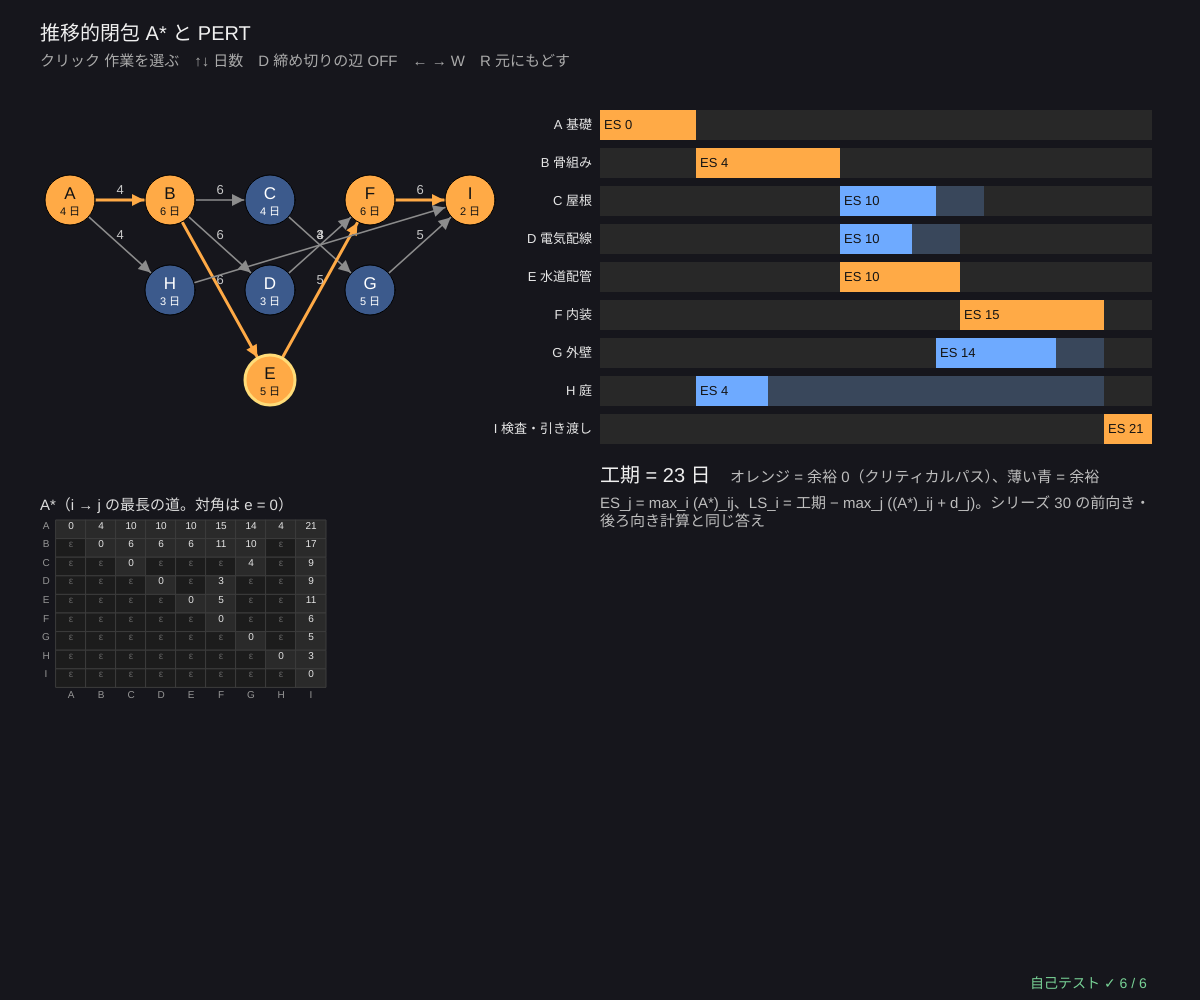
Frame 1 (no input)
Frame 60 (no input): identical to frame 1, image omitted
Frame 120 (the mouse pressed at the canvas centre since frame 60): identical to frame 1, image omitted

The p5.js sketch that drew this single still picture (run headless with seeded random() and noise() and a simulated clock; from frame 60 on, the mouse is pressed at the canvas centre):

// p5.js sketch
// ── sketch.js
// ============================================
// 04 推移的閉包 A* ─ A* = E ⊕ A ⊕ A² ⊕ … ⊕ A^{n−1} の (i, j) = 「i から j へ、何本の辺でもよい道」の最大重み
// 家を建てる作業（シリーズ 30 の 05 PERT と同じデータ）。a_ij = d_i（作業 i が始まって d_i 日後に j が始められる）
//   最早開始 ES_j = max_i (A*)_ij（どこから始めても 0 日目以降）、工期 = max_j (ES_j + d_j)。A* 1 つで全部の答え
//   「I は B の開始から W 日以内に始める」という締め切りは、I → B の重み −W の辺。きつすぎると正の回路 = 無限にお得な回り道 → A* は発散（解なし）
// クリック 作業を選ぶ / ↑↓ 日数 / D 締め切りの辺 ON・OFF / ← → W / R 元にもどす
// ============================================

let acts = [                           // ★ 作業：名前、日数、前の作業（シリーズ 30 の 05 と同じ）
  { id: 'A', name: '基礎', d: 4, pre: [] }, { id: 'B', name: '骨組み', d: 6, pre: ['A'] }, { id: 'C', name: '屋根', d: 4, pre: ['B'] },
  { id: 'D', name: '電気配線', d: 3, pre: ['B'] }, { id: 'E', name: '水道配管', d: 5, pre: ['B'] }, { id: 'F', name: '内装', d: 6, pre: ['D', 'E'] },
  { id: 'G', name: '外壁', d: 5, pre: ['C'] }, { id: 'H', name: '庭', d: 3, pre: ['A'] }, { id: 'I', name: '検査・引き渡し', d: 2, pre: ['F', 'G', 'H'] },
];
const D0 = acts.map((a) => a.d);
let useDeadline = false, deadlineW = 20, sel = 4, pos = [], res = null;   // ★ deadlineW = 締め切り W（日）

function setup() { createCanvas(windowWidth, windowHeight); textWrap(CHAR); selfTest(); layout(); recompute(); }
// ★ 行列 A：a_ij = d_i（i が j の前の作業）。締め切りの辺 I → B は −W
function buildA(list, dl, W) {
  let n = list.length, A = mpMat(n, n), idx = (id) => list.findIndex((a) => a.id === id);
  list.forEach((a, j) => a.pre.forEach((p) => (A[idx(p)][j] = list[idx(p)].d)));
  if (dl) A[idx('I')][idx('B')] = -W;
  return A;
}
// ★ A* から ES・工期・余裕を計算
function schedule(list, A) {
  let st = mpStar(A), n = list.length;
  if (st.positive) return { positive: true, A, star: st.star };
  let ES = list.map((_, j) => Math.max(...st.star.map((r) => r[j])));
  let T = Math.max(...ES.map((e, j) => e + list[j].d));
  let LS = list.map((_, i) => T - Math.max(...list.map((b, j) => mpMul(st.star[i][j], b.d))));
  return { positive: false, A, star: st.star, ES, T, LS };
}
function recompute() { res = schedule(acts, buildA(acts, useDeadline, deadlineW)); }
function layout() {
  let lv = []; acts.forEach((a, i) => (lv[i] = a.pre.length ? Math.max(...a.pre.map((p) => lv[acts.findIndex((b) => b.id === p)] + 1)) : 0));
  let cnt = {}; pos = acts.map((a, i) => { cnt[lv[i]] = (cnt[lv[i]] || 0) + 1; return { x: 70 + lv[i] * 100, y: 200 + (cnt[lv[i]] - 1) * 90 }; });
}

function draw() {
  background(22, 22, 28);
  textAlign(LEFT, BASELINE); noStroke(); fill(240); textSize(20);
  text('推移的閉包 A* と PERT' + (useDeadline ? '　締め切り：I は B の開始から ' + deadlineW + ' 日以内' : ''), 40, 40);
  fill(170); textSize(15); text('クリック 作業を選ぶ　↑↓ 日数　D 締め切りの辺 ' + (useDeadline ? 'ON' : 'OFF') + '　← → W　R 元にもどす', 40, 66);
  // ---- 作業のグラフ
  let A = res.A, crit = (i) => !res.positive && Math.abs(res.LS[i] - res.ES[i]) < 1e-9;
  for (let i = 0; i < acts.length; i++) for (let j = 0; j < acts.length; j++) {
    if (A[i][j] === NEG_INF) continue;
    let neg = A[i][j] < 0, hot = crit(i) && crit(j) && !neg;
    stroke(neg ? color(220, 150, 255) : hot ? color(255, 170, 70) : 140); fill(neg ? color(220, 150, 255) : hot ? color(255, 170, 70) : 140); strokeWeight(hot ? 3 : 1.5);
    let lp = arrowTo(pos[i].x, pos[i].y, pos[j].x, pos[j].y, 26, neg ? 60 : 0);
    noStroke(); fill(neg ? color(220, 150, 255) : 200); textSize(13); textAlign(CENTER, CENTER); text(A[i][j], lp[0], lp[1] - 10);
  }
  acts.forEach((a, i) => {
    stroke(i === sel ? color(255, 220, 120) : 0); strokeWeight(i === sel ? 3 : 1);
    fill(crit(i) ? color(255, 170, 70) : color(60, 90, 140)); circle(pos[i].x, pos[i].y, 50);
    noStroke(); fill(crit(i) ? 20 : 255); textAlign(CENTER, CENTER); textSize(17); text(a.id, pos[i].x, pos[i].y - 6); textSize(11); text(a.d + ' 日', pos[i].x, pos[i].y + 12);
  });
  // ---- A* の表
  let cs = 30, mx = 40, my = 520, n = acts.length;
  fill(220); textSize(15); textAlign(LEFT, BASELINE); text(res.positive ? 'A* は発散（正の回路）' : 'A*（i → j の最長の道。対角は e = 0）', mx, my - 10);
  for (let i = 0; i < n; i++) for (let j = 0; j < n; j++) {
    let v = res.positive ? null : res.star[i][j];
    stroke(60); fill(v === null ? color(80, 30, 40) : v === NEG_INF ? 28 : 42); rect(mx + j * cs + 16, my + i * cs * 0.62, cs, cs * 0.62);
    noStroke(); fill(v === NEG_INF ? 100 : 230); textSize(10); textAlign(CENTER, CENTER); text(v === null ? '∞' : mpFmt(v, 0), mx + (j + 0.5) * cs + 16, my + (i + 0.31) * cs * 0.62);
  }
  fill(150); textSize(10); for (let i = 0; i < n; i++) { text(acts[i].id, mx + 6, my + (i + 0.31) * cs * 0.62); text(acts[i].id, mx + (i + 0.5) * cs + 16, my + n * cs * 0.62 + 8); }
  // ---- ガントチャート
  let gx = width * 0.5, gw = width * 0.46, gy = 110, rh = 38;
  if (res.positive) {
    let cyc = allCycles(A).filter((c) => c.w > 0).reduce((m, c) => (!m || c.w > m.w ? c : m), null);   // allCycles は a_ij を j → i とたどるので、i → j の向きに直す
    if (cyc) cyc = { w: cyc.w, nodes: [cyc.nodes[0]].concat(cyc.nodes.slice(1).reverse()) };
    fill(255, 120, 110); textSize(22); textAlign(LEFT, BASELINE);
    text('正の回路があるので A* は発散 → この締め切りは守れない', gx, gy + 30, gw);
    fill(230); textSize(17);
    if (cyc) text('回路 ' + cyc.nodes.map((v) => acts[v].id).join(' → ') + ' → ' + acts[cyc.nodes[0]].id + ' の重み = +' + cyc.w + '（回るたびに開始が ' + cyc.w + ' 日ずつ遅れる）', gx, gy + 70, gw);
    text('B から I までの最長の道（' + longestBI() + ' 日）> W = ' + deadlineW + ' 日。W を大きくするか、作業を短くする', gx, gy + 130, gw);
  } else {
    let T = res.T, sx = (t) => gx + (t / Math.max(T, 1)) * gw;
    acts.forEach((a, i) => {
      let y = gy + i * rh;
      noStroke(); fill(40); rect(gx, y, gw, rh - 8);
      fill(crit(i) ? color(255, 170, 70) : color(110, 170, 255)); rect(sx(res.ES[i]), y, sx(res.ES[i] + a.d) - sx(res.ES[i]), rh - 8);
      if (!crit(i)) { fill(110, 170, 255, 60); rect(sx(res.ES[i] + a.d), y, sx(res.LS[i] + a.d) - sx(res.ES[i] + a.d), rh - 8); }
      fill(230); textSize(13); textAlign(RIGHT, CENTER); text(a.id + ' ' + a.name, gx - 8, y + (rh - 8) / 2);
      textAlign(LEFT, CENTER); fill(20); text('ES ' + res.ES[i], sx(res.ES[i]) + 4, y + (rh - 8) / 2);
    });
    fill(240); textSize(20); textAlign(LEFT, BASELINE);
    text('工期 = ' + T + ' 日', gx, gy + acts.length * rh + 30);
    fill(190); textSize(15); text('オレンジ = 余裕 0（クリティカルパス）、薄い青 = 余裕', gx + 130, gy + acts.length * rh + 30);
    fill(190); textSize(15);
    text('ES_j = max_i (A*)_ij、LS_i = 工期 − max_j ((A*)_ij + d_j)。シリーズ 30 の前向き・後ろ向き計算と同じ答え', gx, gy + acts.length * rh + 44, gw);
    if (useDeadline) text('締め切り：ES_I − ES_B = ' + (res.ES[8] - res.ES[1]) + ' ≤ W = ' + deadlineW + '（守れている）', gx, gy + acts.length * rh + 100);
  }
  drawSelfTest(width - 170, height - 12);
}
function longestBI() { let A = buildA(acts, false, 0), st = mpStar(A).star; return st[1][8]; }

function mousePressed() { for (let i = 0; i < acts.length; i++) if (Math.hypot(mouseX - pos[i].x, mouseY - pos[i].y) < 26) sel = i; }
function keyPressed() {
  if (key === UP_ARROW) acts[sel].d = Math.min(15, acts[sel].d + 1);
  if (key === DOWN_ARROW) acts[sel].d = Math.max(1, acts[sel].d - 1);
  if (key === 'd' || key === 'D') useDeadline = !useDeadline;
  if (key === RIGHT_ARROW) deadlineW = Math.min(40, deadlineW + 1);
  if (key === LEFT_ARROW) deadlineW = Math.max(0, deadlineW - 1);
  if (key === 'r' || key === 'R') { acts.forEach((a, i) => (a.d = D0[i])); useDeadline = false; deadlineW = 20; }
  recompute();
  return false;
}

// ---- 自己テスト
function floydLongest(A) {                       // 答え合わせ用：フロイド-ワーシャル法（max 版）
  let n = A.length, D = A.map((r, i) => r.map((v, j) => (i === j ? Math.max(0, v) : v)));
  for (let k = 0; k < n; k++) for (let i = 0; i < n; i++) for (let j = 0; j < n; j++) if (D[i][k] !== NEG_INF && D[k][j] !== NEG_INF && D[i][k] + D[k][j] > D[i][j]) D[i][j] = D[i][k] + D[k][j];
  return D;
}
function cpmForward(list) {                       // シリーズ 30 と同じ前向き計算（作業は前の作業が先に並ぶ）
  let ES = [];
  list.forEach((a, j) => (ES[j] = Math.max(0, ...a.pre.map((p) => { let i = list.findIndex((b) => b.id === p); return ES[i] + list[i].d; }))));
  return ES;
}
function selfTest() {
  selfTestResults = [];
  seedRng(4);
  let okF = true, okD = true, okX = true;
  for (let t = 0; t < 40; t++) {
    let n = 4 + (t % 4), A = mpMat(n, n);
    for (let i = 0; i < n; i++) for (let j = 0; j < n; j++) if (i !== j && rnd() < 0.45) A[i][j] = t < 20 ? (i < j ? rndInt(1, 9) : NEG_INF) : rndInt(-9, 4);
    let st = mpStar(A), hasPos = bruteMaxMean(A) > 0;
    if (st.positive !== hasPos) okD = false;
    if (!st.positive) {
      if (!mpVecEq(st.star.flat(), floydLongest(A).flat())) okF = false;
      if (!mpVecEq(st.star.flat(), mpMatAdd(mpEye(n), mpMatMul(A, st.star)).flat())) okX = false;
    }
  }
  check('A* = フロイド-ワーシャル法の最長路（正の回路のない 40 グラフのうち該当分）', okF);
  check('正の回路の検出 = 総当たりで回路の重みが正のものがある', okD);
  check('A* = E ⊕ A ⊗ A*（A* は方程式 X = E ⊕ A ⊗ X の解）', okX);
  let r0 = schedule(acts, buildA(acts, false, 0));
  check('PERT：工期 23 日、ES がシリーズ 30 の前向き計算と一致', r0.T === 23 && r0.ES.every((e, j) => e === cpmForward(acts)[j]));
  let r1 = schedule(acts, buildA(acts, true, 20)), r2 = schedule(acts, buildA(acts, true, 16));
  check('締め切り W = 20 は守れる（ES_I − ES_B ≤ 20）、W = 16 < 17（B→I の最長）は正の回路で発散', !r1.positive && r1.ES[8] - r1.ES[1] <= 20 && r2.positive && longestBI() === 17);
  check('余裕 LS − ES ≥ 0、クリティカルパス A→B→E→F→I', r0.LS.every((l, i) => l - r0.ES[i] >= 0) && ['A', 'B', 'E', 'F', 'I'].every((id) => { let i = acts.findIndex((a) => a.id === id); return r0.LS[i] === r0.ES[i]; }));
  reportSelfTest();
}

// ---------- やってみよう ----------
// 1. E（水道配管）を選んで ↓ で短くしていくと、クリティカルパスはどこで入れかわる？
// 2. D で締め切りの辺を ON にし、← で W を小さくしていこう。何日で「正の回路」になる？ その回路は？
// 3. A* の表の 1 行目（A の行）が、各作業の ES とどう関係しているか確かめよう
// 4. 作業 J「引っ越し」（前の作業 I、1 日）を acts に足してみよう
// 5. 03 の A^{⊗k} と A* のちがいは？（「ちょうど k 本」と「何本でも」）

// ==================================================
// ここから下は「マックスプラスの道具」（中身は読まなくても OK。消さないでね）
// ==================================================
// ---- マックスプラスの数：ε = −∞（「ゼロ」= 起きない・制約なし）、e = 0（「いち」= 待ち時間なし）
const NEG_INF = -Infinity;
function mpAdd(a, b) { return a >= b ? a : b; }                                   // a ⊕ b = max(a, b)
function mpMul(a, b) { return a === NEG_INF || b === NEG_INF ? NEG_INF : a + b; }  // a ⊗ b = a + b（ε があれば ε。−∞ + ∞ を作らない）
function mpFmt(v, d) {                                                             // ε を「ε」と表示（−Infinity を見せない）
  if (v === NEG_INF) return 'ε';
  if (v === Infinity) return '+∞';
  if (typeof v !== 'number' || v !== v) return '?';
  let s = (+v.toFixed(d === undefined ? 1 : d)).toString();
  return s === '-0' ? '0' : s;
}
// ---- マックスプラス行列（配列の配列）。(A ⊗ B)_ij = max_k (a_ik + b_kj)
function mpMat(n, m, v) { return Array.from({ length: n }, () => new Array(m).fill(v === undefined ? NEG_INF : v)); }
function mpEye(n) { let I = mpMat(n, n); for (let i = 0; i < n; i++) I[i][i] = 0; return I; }      // 単位行列 E（対角 e = 0、他は ε）
function mpMatMul(A, B) {
  let n = A.length, m = B[0].length, q = B.length, C = mpMat(n, m);
  for (let i = 0; i < n; i++) for (let k = 0; k < q; k++) {
    let a = A[i][k]; if (a === NEG_INF) continue;
    for (let j = 0; j < m; j++) { let b = B[k][j]; if (b !== NEG_INF && a + b > C[i][j]) C[i][j] = a + b; }
  }
  return C;
}
function mpMatAdd(A, B) { return A.map((r, i) => r.map((v, j) => mpAdd(v, B[i][j]))); }
function mpMatVec(A, x) { return A.map((r) => { let s = NEG_INF; for (let j = 0; j < r.length; j++) s = mpAdd(s, mpMul(r[j], x[j])); return s; }); }
function mpPow(A, k) { let P = mpEye(A.length); for (let t = 0; t < k; t++) P = mpMatMul(P, A); return P; }
// A* = E ⊕ A ⊕ A² ⊕ … ⊕ A^(n−1)。正の回路があると A* は発散する → positive = true（tol は計算誤差のゆとり）
function mpStar(A, tol) {
  let n = A.length, St = mpMatAdd(mpEye(n), A), P = A, plus = A.map((r) => r.slice());
  for (let k = 2; k <= n; k++) { P = mpMatMul(P, A); plus = mpMatAdd(plus, P); if (k < n) St = mpMatAdd(St, P); }
  let positive = false; for (let i = 0; i < n; i++) if (plus[i][i] > (tol === undefined ? 1e-9 : tol)) positive = true;
  return { star: St, positive };
}
// 残余（いちばん大きい劣解）：A ⊗ x ≤ b を満たす最大の x。x_j = min_i (b_i − a_ij)（a_ij = ε の行は制約なし）
function mpResid(A, b) {
  let m = A[0].length, x = new Array(m).fill(Infinity);
  for (let j = 0; j < m; j++) for (let i = 0; i < A.length; i++) {
    if (A[i][j] === NEG_INF) continue;
    let v = b[i] === NEG_INF ? NEG_INF : b[i] - A[i][j];
    if (v < x[j]) x[j] = v;
  }
  return x;                            // どの行にも関係しない列は +∞（いくら遅くてもよい）
}
function mpVecLeq(u, v, tol) { return u.every((a, i) => a === NEG_INF || a <= v[i] + (tol || 1e-9)); }
function mpVecEq(u, v, tol) { return u.every((a, i) => (a === NEG_INF && v[i] === NEG_INF) || (a !== NEG_INF && v[i] !== NEG_INF && Math.abs(a - v[i]) <= (tol || 1e-9))); }
// 全部の単純な回路（小さいグラフ用の答え合わせ）。nodes は辺の向きの順
function allCycles(A) {
  let n = A.length, out = [];
  let dfs = (s, v, path, w) => {
    for (let u = s; u < n; u++) {
      if (A[u][v] === NEG_INF) continue;
      if (u === s) out.push({ nodes: path.slice(), w: w + A[u][v], mean: (w + A[u][v]) / path.length });
      else if (!path.includes(u)) dfs(s, u, path.concat([u]), w + A[u][v]);
    }
  };
  for (let s = 0; s < n; s++) dfs(s, s, [s], 0);
  return out;
}
function bruteMaxMean(A) { return allCycles(A).reduce((m, c) => Math.max(m, c.mean), NEG_INF); }
function isIrreducible(A) {            // どのノードからどのノードへも行ける（強連結）
  let n = A.length, reach = (fwd) => { let seen = [0], st = [0]; while (st.length) { let v = st.pop(); for (let u = 0; u < n; u++) if ((fwd ? A[u][v] : A[v][u]) !== NEG_INF && !seen.includes(u)) { seen.push(u); st.push(u); } } return seen.length === n; };
  return n > 0 && reach(true) && reach(false);
}
// ---- 種つきの乱数（同じ種なら毎回同じ列）
let rngState = 1;
function seedRng(s) { rngState = (s >>> 0) || 1; }
function rnd() {                       // 0〜1 の一様乱数（mulberry32）
  rngState = (rngState + 0x6d2b79f5) >>> 0;
  let t = rngState;
  t = Math.imul(t ^ (t >>> 15), t | 1);
  t ^= t + Math.imul(t ^ (t >>> 7), t | 61);
  return ((t ^ (t >>> 14)) >>> 0) / 4294967296;
}
function rndInt(a, b) { return a + Math.floor(rnd() * (b - a + 1)); }
// ---- 矢印（ノードの半径 r の手前で止める）。bend で少し曲げる（往復の辺を分ける）
function arrowTo(x1, y1, x2, y2, r, bend) {
  let dx = x2 - x1, dy = y2 - y1, L = Math.hypot(dx, dy) || 1, ux = dx / L, uy = dy / L, ox = -uy * (bend || 0), oy = ux * (bend || 0);
  let ax = x1 + ux * r + ox, ay = y1 + uy * r + oy, bx = x2 - ux * r + ox, by = y2 - uy * r + oy;
  line(ax, ay, bx, by);
  let hx = bx - ux * 12, hy = by - uy * 12;
  noStroke(); triangle(bx, by, hx - uy * 6, hy + ux * 6, hx + uy * 6, hy - ux * 6);
  return [(ax + bx) / 2 + ox * 0.6, (ay + by) / 2 + oy * 0.6];
}
// ---- 自己テストの道具
let selfTestResults = [];
function check(name, cond) { selfTestResults.push({ name, ok: !!cond }); }
function near(a, b, tol) { return a !== null && a !== undefined && isFinite(a) && Math.abs(a - b) <= (tol === undefined ? 1e-9 : tol); }
function noNaN(v) { return Array.isArray(v) ? v.every(noNaN) : !(typeof v === 'number' && v !== v); }
function reportSelfTest() { for (let r of selfTestResults) (r.ok ? console.log : console.error)((r.ok ? '✓ ' : '✗ ') + r.name); }
function selfTestLine() { let n = selfTestResults.filter((r) => r.ok).length; return '自己テスト ' + (n === selfTestResults.length ? '✓ ' : '✗ ') + n + ' / ' + selfTestResults.length; }
function drawSelfTest(x, y) { noStroke(); fill(selfTestResults.every((r) => r.ok) ? color(120, 210, 150) : color(255, 90, 90)); textSize(14); textAlign(LEFT, BASELINE); text(selfTestLine(), x, y); }
